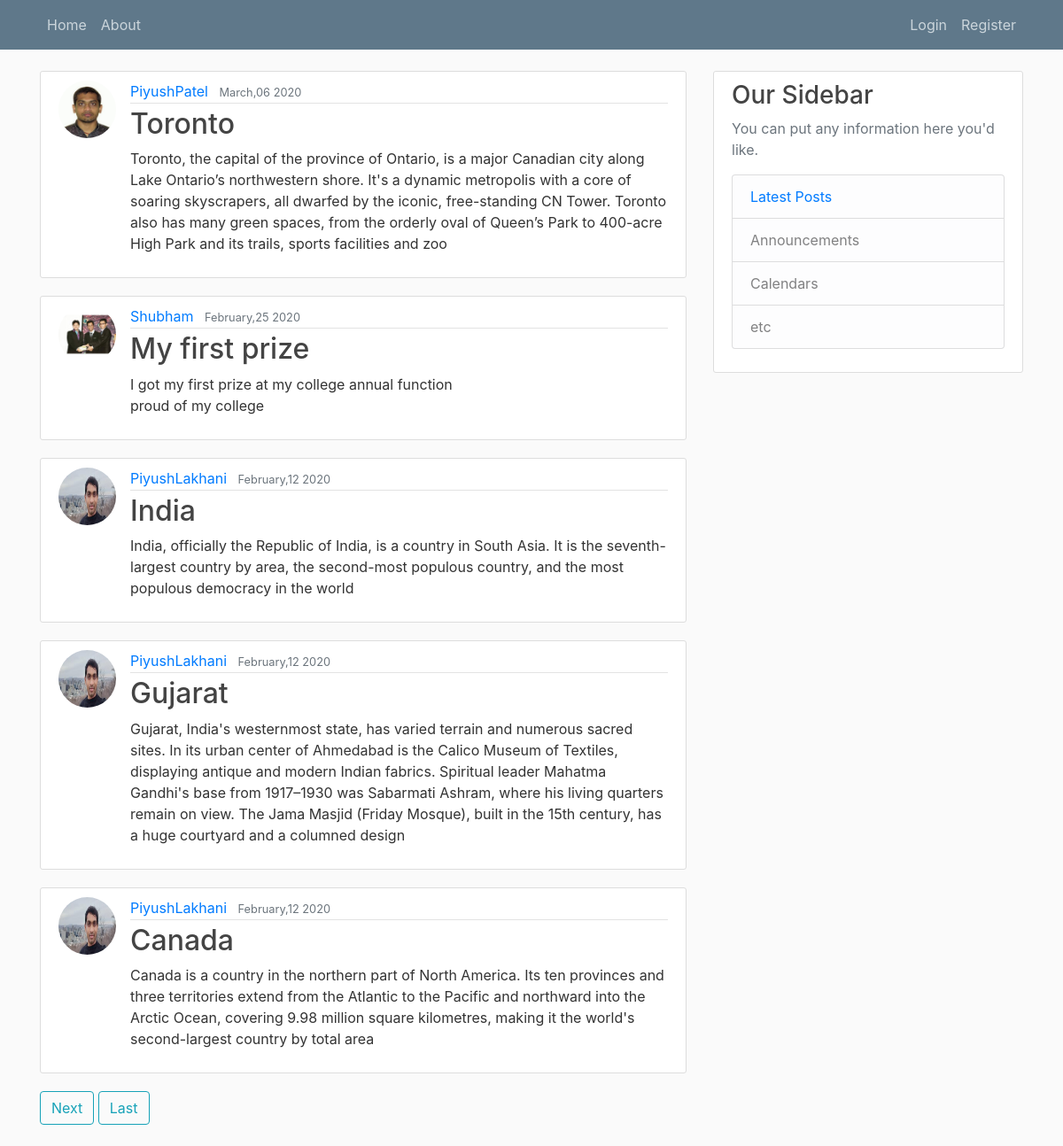
The page / on the database its author committed.
### webblog/models.py (models this page shows, shortened)
class Post(models.Model):
    title=models.CharField(max_length=100)
    content = models.TextField()
    date_posted=models.DateTimeField(default=timezone.now)
    author=models.ForeignKey(User, on_delete=models.CASCADE)

### users/models.py (models this page shows, shortened)
class profile(models.Model):
	user=models.OneToOneField(User,on_delete=models.CASCADE)
	image=models.ImageField(default='profile_pic/person.jpg',upload_to='profile_pic')
	email=models.TextField()      #email=models.CharField(max_length=80)
	city=models.TextField()	 #city=models.CharField(max_length=40)

### webblog/views.py (the view)
# urls.py: path('', PostListview.as_view(), name='webblog-home'),
class PostListview(ListView):
    model = Post  # Post is our model class we had defined in model.py n that we need to use this here
    template_name = 'home.html'  # <appname>/<model>_<Listview>.html      ## add in this format django looks file in this format
    context_object_name = 'posts'  # name that use in out html page to to refer class Post in model.py
    ordering = ['-date_posted']   # we want to order our database(ultimately post in page), '-' here indidcates we want post newest to oldest
    paginate_by = 5      ## Keyword of Listview for Pagination so it will limit 5 post per page

### templates/home.html (shortened to what this page needs)
{% extends "base.html" %}
{% block content %}
       {% for post in posts %}
	  <article class="media content-section">
	  <img class="rounded-circle article-img" src="{{ post.author.profile.image.url }}">
	  <div class="media-body">
	    <div class="article-metadata">
	      <a class="mr-2" href="{% url 'user-posts' post.author.username %}">{{ post.author }}</a>
	      <small class="text-muted">{{ post.date_posted|date:"F,d Y" }}</small>
	    </div>
	    <h2><a class="article-title" href="{% url 'post_detail' post.id %}">{{ post.title }}</a></h2>
	    <p class="article-content">{{ post.content }}</p>
	  </div>
	</article>
    {% endfor %}
<div class=" ml-10 ">   <!---mychoi to make all buttons in center challenge yourself to do so->
	{% if is_paginated %}
		{% if page_obj.has_next %}
			<a class="btn btn-outline-info mb-4 " href="?page={{ page_obj.next_page_number }}">Next</a>
			<a class="btn btn-outline-info mb-4 " href="?page={{ page_obj.paginator.num_pages }}">Last</a>
		{% endif %}
	{% endif %}
</div>
{% endblock content %}

### templates/base.html (shortened to what this page needs)
{% load static %}
<!DOCTYPE html>
<html>
<head>
    <link rel="stylesheet" href="https://maxcdn.bootstrapcdn.com/bootstrap/4.0.0/css/bootstrap.min.css">
    <link rel="stylesheet" type="text/css" href="{% static 'main.css'  %}">
  </head>
</head>
<body>
	<header class="site-header">
	  <nav class="navbar navbar-expand-md navbar-dark bg-steel fixed-top">
	    <div class="container">
	      <div class="collapse navbar-collapse" id="navbarToggle">
	        <div class="navbar-nav mr-auto">
	          <a class="nav-item nav-link " href="{% url 'webblog-home' %}">Home</a>
	          <a class="nav-item nav-link " href="{% url 'webblog-about' %}">About</a>
	        </div>
	        <div class="navbar-nav">
	        	{% if user.is_authenticated %}
                 <a class="nav-item nav-link " href="{% url 'post_create' %}">Create New Post</a>
				<a class="nav-item nav-link " href="{% url 'profilepage' %}"><u><b>{{ user.username }}</b></u></a>
                 <a class="nav-item nav-link " href="{% url 'logoutpage' %}">Log out</a>
				{% else %}
			        <a class="nav-item nav-link " href="{% url 'loginpage' %}">Login</a>
		        	<a class="nav-item nav-link " href="{% url 'registerpage' %}">Register</a>
		        {% endif %}
			</div>
	    </div>
	  </nav>
	</header>
	  <main role="main" class="container">
	  <div class="row">
	    <div class="col-md-8">
	      {% block content %}  {% endblock %}
	    </div>
	    <div class="col-md-4">
	      <div class="content-section">
	        <h3>Our Sidebar</h3>
	        <p class='text-muted'>You can put any information here you'd like.
	          <ul class="list-group">
	            <li class="list-group-item list-group-item-light"><a href='#'>Latest Posts</a></li>
	            <li class="list-group-item list-group-item-light">Announcements</li>
	            <li class="list-group-item list-group-item-light">Calendars</li>
	            <li class="list-group-item list-group-item-light">etc</li>
	          </ul>
	        </p>
	      </div>
	    </div>
	  </div>
	</main>
</body>
</html>

### static/main.css (style rules this page uses)
body { background: #fafafa; color: #333333; margin-top: 5rem; }
h1, h2, h3, h4, h5, h6 { color: #444444; }
ul { margin: 0; }
.bg-steel { background-color: #5f788a; }
.site-header .navbar-nav .nav-link { color: #cbd5db; }
.content-section { background: #ffffff; padding: 10px 20px; border: 1px solid #dddddd; border-radius: 3px; margin-bottom: 20px; }
.article-title { color: #444444; }
.article-content { white-space: pre-line; }
.article-img { height: 65px; width: 65px; margin-right: 16px; }
.article-metadata { padding-bottom: 1px; margin-bottom: 4px; border-bottom: 1px solid #e3e3e3 }

### rows shown on the page
Post: author.profile.image (picture), author "PiyushPatel", date_posted "March,06 2020", title "Toronto", content "Toronto, the capital of the province of Ontario, is a major Canadian city along Lake Ontario’s northwestern shore. It's a dynamic metropolis with a core of soaring skyscrapers, all dwarfed by the iconic, free-standing CN Tower. Toronto also has many green spaces, from the orderly oval of Queen’s Park to 400-acre High Park and its trails, sports facilities and zoo"
Post: author.profile.image (picture), author "Shubham", date_posted "February,25 2020", title "My first prize", content "I got my first prize at my college annual function proud of my college"
Post: author.profile.image (picture), author "PiyushLakhani", date_posted "February,12 2020", title "India", content "India, officially the Republic of India, is a country in South Asia. It is the seventh-largest country by area, the second-most populous country, and the most populous democracy in the world"
Post: author.profile.image (picture), author "PiyushLakhani", date_posted "February,12 2020", title "Gujarat", content "Gujarat, India's westernmost state, has varied terrain and numerous sacred sites. In its urban center of Ahmedabad is the Calico Museum of Textiles, displaying antique and modern Indian fabrics. Spiritual leader Mahatma Gandhi's base from 1917–1930 was Sabarmati Ashram, where his living quarters remain on view. The Jama Masjid (Friday Mosque), built in the 15th century, has a huge courtyard and a columned design"
Post: author.profile.image (picture), author "PiyushLakhani", date_posted "February,12 2020", title "Canada", content "Canada is a country in the northern part of North America. Its ten provinces and three territories extend from the Atlantic to the Pacific and northward into the Arctic Ocean, covering 9.98 million square kilometres, making it the world's second-largest country by total area"
